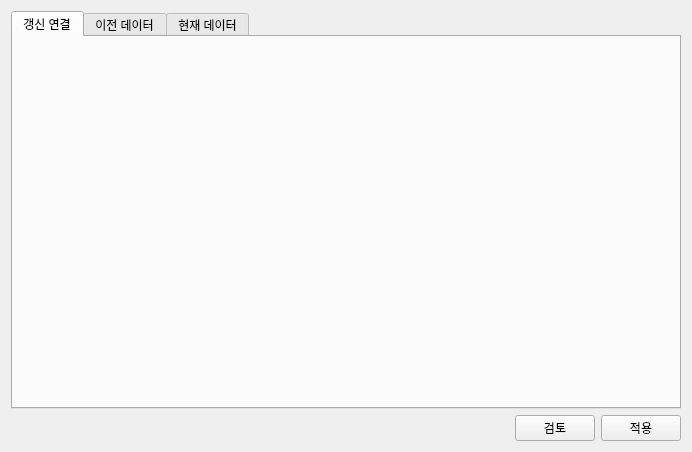
<?xml version="1.0" encoding="UTF-8"?>
<ui version="4.0">
 <class>Form</class>
 <widget class="QWidget" name="Form">
  <property name="geometry">
   <rect>
    <x>0</x>
    <y>0</y>
    <width>692</width>
    <height>452</height>
   </rect>
  </property>
  <property name="windowTitle">
   <string>Form</string>
  </property>
  <layout class="QVBoxLayout" name="verticalLayout">
   <item>
    <widget class="QTabWidget" name="tabWidget">
     <property name="currentIndex">
      <number>0</number>
     </property>
     <widget class="QWidget" name="tab">
      <attribute name="title">
       <string>갱신 연결</string>
      </attribute>
     </widget>
     <widget class="QWidget" name="tab_2">
      <attribute name="title">
       <string>이전 데이터</string>
      </attribute>
     </widget>
     <widget class="QWidget" name="tab_3">
      <attribute name="title">
       <string>현재 데이터</string>
      </attribute>
     </widget>
    </widget>
   </item>
   <item>
    <layout class="QHBoxLayout" name="horizontalLayout">
     <item>
      <spacer name="horizontalSpacer_8">
       <property name="orientation">
        <enum>Qt::Horizontal</enum>
       </property>
       <property name="sizeType">
        <enum>QSizePolicy::Fixed</enum>
       </property>
       <property name="sizeHint" stdset="0">
        <size>
         <width>40</width>
         <height>20</height>
        </size>
       </property>
      </spacer>
     </item>
     <item>
      <widget class="QLabel" name="label_info">
       <property name="sizePolicy">
        <sizepolicy hsizetype="Expanding" vsizetype="Preferred">
         <horstretch>0</horstretch>
         <verstretch>0</verstretch>
        </sizepolicy>
       </property>
       <property name="text">
        <string/>
       </property>
      </widget>
     </item>
     <item>
      <widget class="QPushButton" name="pushButton_temp">
       <property name="text">
        <string>검토</string>
       </property>
      </widget>
     </item>
     <item>
      <widget class="QPushButton" name="pushButton_next">
       <property name="text">
        <string>적용</string>
       </property>
      </widget>
     </item>
    </layout>
   </item>
  </layout>
 </widget>
 <resources/>
 <connections/>
</ui>
